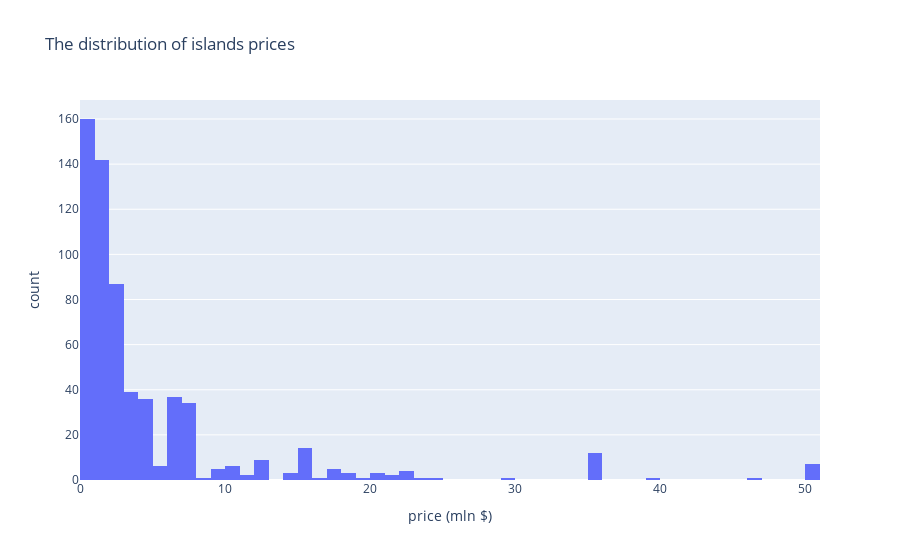

Notebook code cell kept with this figure:
### Code cell
fig2 = pt.histogram(final_df[final_df['price']<= 60], x = 'price', nbins = 50, labels = {'price': 'price (mln $)'}, title = 'The distribution of islands prices')
fig2.show()

### Figure 1 — Plotly figure (JSON) as saved in the notebook; plotly's stock layout.template omitted (floating-point values rounded to 4 significant figures; data arrays with more than 128 entries replaced by an {"elided": "..."} marker saying what was removed)
{"data": [{"alignmentgroup": "True", "bingroup": "x", "hovertemplate": "price (mln $)=%{x}<br>count=%{y}<extra></extra>", "legendgroup": "", "marker": {"color": "#636efa", "pattern": {"shape": ""}}, "name": "", "nbinsx": 50, "offsetgroup": "", "orientation": "v", "showlegend": false, "type": "histogram", "x": {"elided": "624 float values"}, "xaxis": "x", "yaxis": "y"}], "layout": {"barmode": "relative", "legend": {"tracegroupgap": 0}, "title": {"text": "The distribution of islands prices"}, "xaxis": {"anchor": "y", "domain": [0, 1], "title": {"text": "price (mln $)"}}, "yaxis": {"anchor": "x", "domain": [0, 1], "title": {"text": "count"}}}}
